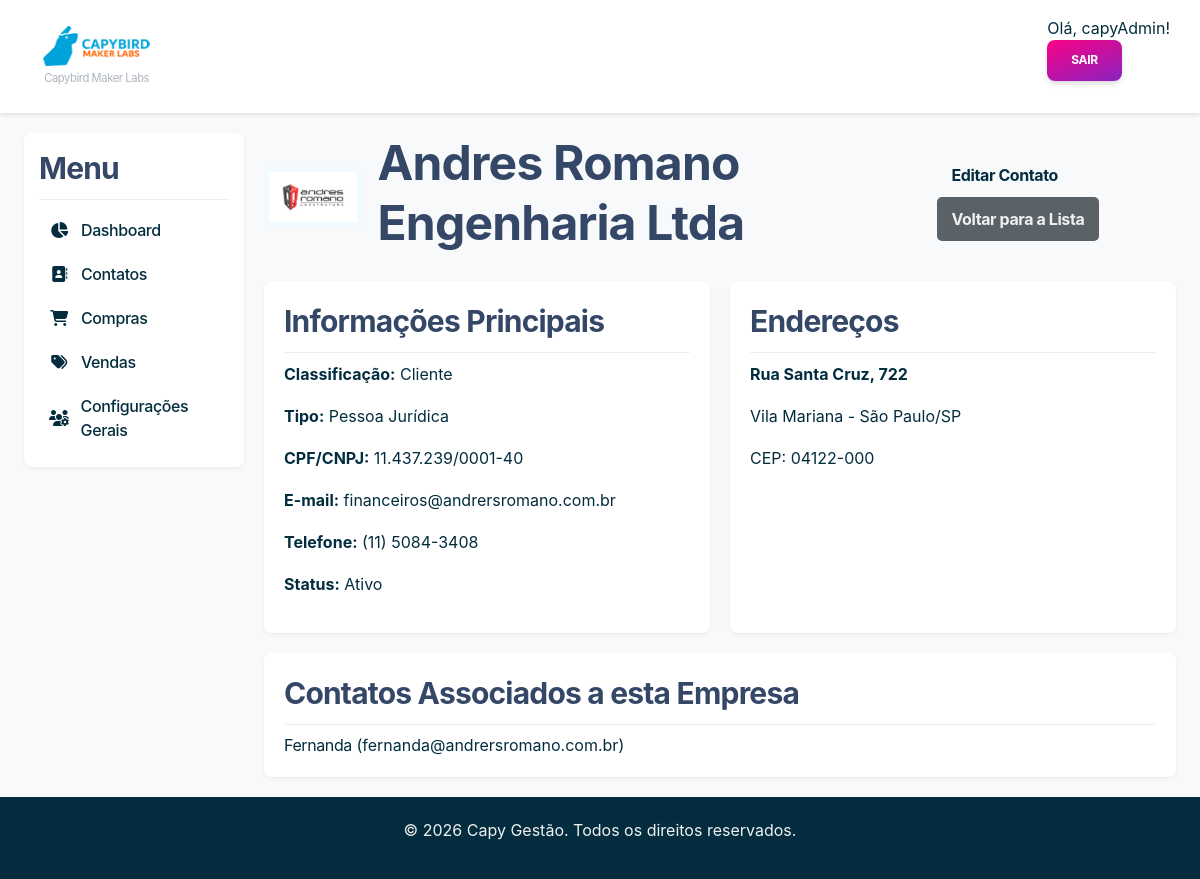
The app's page /contacts/4/ (signed in), older data.
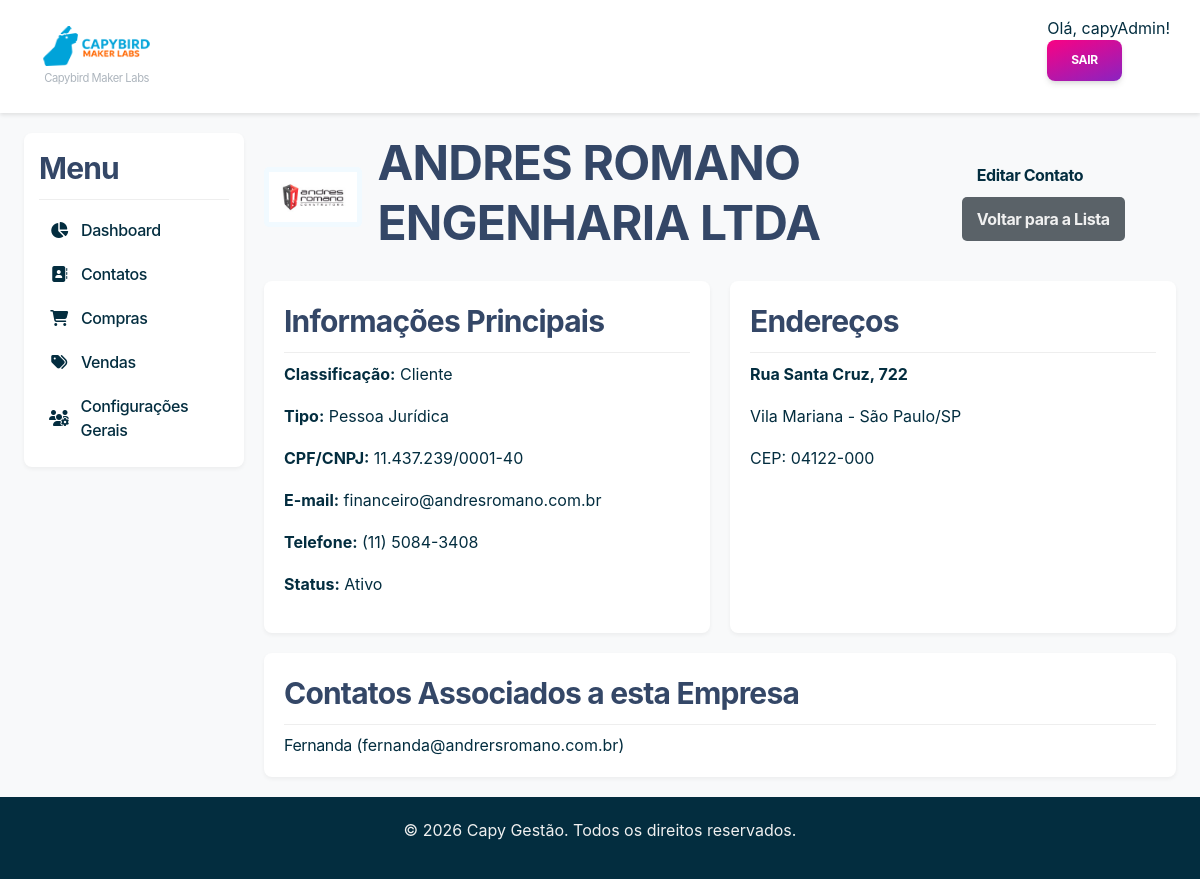
The same page, newer data.
### contacts/models.py (models this page shows, shortened)
class Contact(models.Model):
    class PersonType(models.TextChoices):
        INDIVIDUAL = "PF", "Pessoa Física"
        LEGAL = "PJ", "Pessoa Jurídica"
    user = models.OneToOneField(User, on_delete=models.SET_NULL, null=True, blank=True)
    name = models.CharField(max_length=255, verbose_name="Nome Completo")
    email = models.EmailField(max_length=255, unique=True)
    phone = models.CharField(
        max_length=20, blank=True, null=True, verbose_name="Telefone"
    )
    person_type = models.CharField(
        max_length=2,
        choices=PersonType.choices,
        default=PersonType.INDIVIDUAL,
        verbose_name="Tipo de Pessoa",
    )
    document = models.CharField(
        max_length=18, unique=True, blank=True, null=True, verbose_name="CPF/CNPJ"
    )
    is_active = models.BooleanField(default=True, verbose_name="Ativo")
    user = models.OneToOneField(
        User,
        on_delete=models.SET_NULL,
        null=True,
        blank=True,
        verbose_name="Usuário Associado",
    )
    company = models.ForeignKey(
        "self",
        on_delete=models.SET_NULL,
        null=True,
        blank=True,
        verbose_name="Empresa Associada (PJ)",
        limit_choices_to={
            "person_type": "PJ"
        },  # Garante que só PJs possam ser selecionadas aqui
    )
    created_at = models.DateTimeField(auto_now_add=True)
    updated_at = models.DateTimeField(auto_now=True)
    class Meta:
        verbose_name = "Contato"
        verbose_name_plural = "Contatos"
        ordering = ["name"]
    class OrganizationType(models.TextChoices):
        SYSTEM_HOLDER = "HOLDER", "Gestor do Sistema"  # A sua empresa
        CLIENT = "CLIENT", "Cliente"  # As empresas clientes
        OTHER = "OTHER", "Outro"  # Outros tipos de contato PJ
    organization_type = models.CharField(
        max_length=10,
        choices=OrganizationType.choices,
        default=OrganizationType.OTHER,
        verbose_name="Classificação da Organização",
        blank=True,
    )
    logo = models.ImageField(
        upload_to="logos/", null=True, blank=True, verbose_name="Logomarca da Empresa"
    )

### contacts/views.py (the view)
# urls.py: path("<int:pk>/", ContactDetailView.as_view(), name="contact_detail"),
class ContactDetailView(LoginRequiredMixin, DetailView):
    model = Contact
    template_name = "contacts/contact_detail.html"
    context_object_name = "contact"
    def get_context_data(self, **kwargs):
        context = super().get_context_data(**kwargs)
        contact = self.get_object()
        context["addresses"] = contact.addresses.all()
        if contact.person_type == "PJ":
            context["associated_contacts"] = Contact.objects.filter(company=contact)
        context["title"] = f"Detalhes de {contact.name}"
        return context

### core_app/context_processors.py (called while the page is built, shortened)
def system_branding_processor(request):
    HOLDER_CACHE_KEY = "system_holder_branding"
    holder_data = cache.get(HOLDER_CACHE_KEY)
    if not holder_data:
        try:
            system_holder = Contact.objects.get(
                organization_type=Contact.OrganizationType.SYSTEM_HOLDER
            )
            holder_data = {
                "system_holder_name": system_holder.name,
                "system_holder_logo": system_holder.logo,
            }
            cache.set(HOLDER_CACHE_KEY, holder_data, 3600)
        except Contact.DoesNotExist:
            holder_data = {
                "system_holder_name": "CAPY GESTÃO",
                "system_holder_logo": None,
            }
    return holder_data

### templates/contacts/contact_detail.html (shortened to what this page needs)
{% extends 'app_base.html' %}
{% block app_content %}
<div class="detail-header">
    <div class="detail-title-with-logo">
        {% if contact.logo %}
            <img src="{{ contact.logo.url }}" alt="Logo de {{ contact.name }}" class="detail-logo-img">
        {% endif %}
        <h1>{{ contact.name }}</h1>
    </div>
    <div class="detail-actions">
        <a href="{% url 'contact_update' contact.pk %}" class="btn btn-edit">Editar Contato</a>
        <a href="{% url 'contact_list' %}" class="btn btn-cancel">Voltar para a Lista</a>
    </div>
</div>
<div class="detail-grid">
    <div class="detail-card">
        <h3>Informações Principais</h3>
        <p><strong>Classificação:</strong> {{ contact.get_organization_type_display }}</p>
        <p><strong>Tipo:</strong> {{ contact.get_person_type_display }}</p>
        <p><strong>CPF/CNPJ:</strong> {{ contact.document|default:"Não informado" }}</p>
        <p><strong>E-mail:</strong> {{ contact.email }}</p>
        <p><strong>Telefone:</strong> {{ contact.phone|default:"Não informado" }}</p>
        <p><strong>Status:</strong> {% if contact.is_active %}Ativo{% else %}Inativo{% endif %}</p>
    </div>
    <div class="detail-card">
        <h3>Endereços</h3>
        {% for address in addresses %}
            <div class="address-item">
                <p><strong>{{ address.street }}, {{ address.number }}</strong></p>
                <p>{{ address.neighborhood }} - {{ address.city }}/{{ address.state }}</p>
                <p>CEP: {{ address.zip_code }}</p>
            </div>
        {% empty %}
            <p>Nenhum endereço cadastrado.</p>
        {% endfor %}
    </div>
    {% if contact.person_type == 'PJ' %}
    <div class="detail-card full-width">
        <h3>Contatos Associados a esta Empresa</h3>
        <ul>
        {% for associated in associated_contacts %}
            <li><a href="{% url 'contact_detail' associated.pk %}">{{ associated.name }}</a> ({{ associated.email }})</li>
        {% empty %}
            <li>Nenhum contato associado.</li>
        {% endfor %}
        </ul>
    </div>
    {% endif %}
</div>
{% endblock app_content %}

Row changes from the older to the newer data that the page shows:
changed Contact "Cliente": name "Andres Romano Engenharia Ltda" → "ANDRES ROMANO ENGENHARIA LTDA"; email "financeiros@andrersromano.com.br" → "financeiro@andresromano.com.br"
